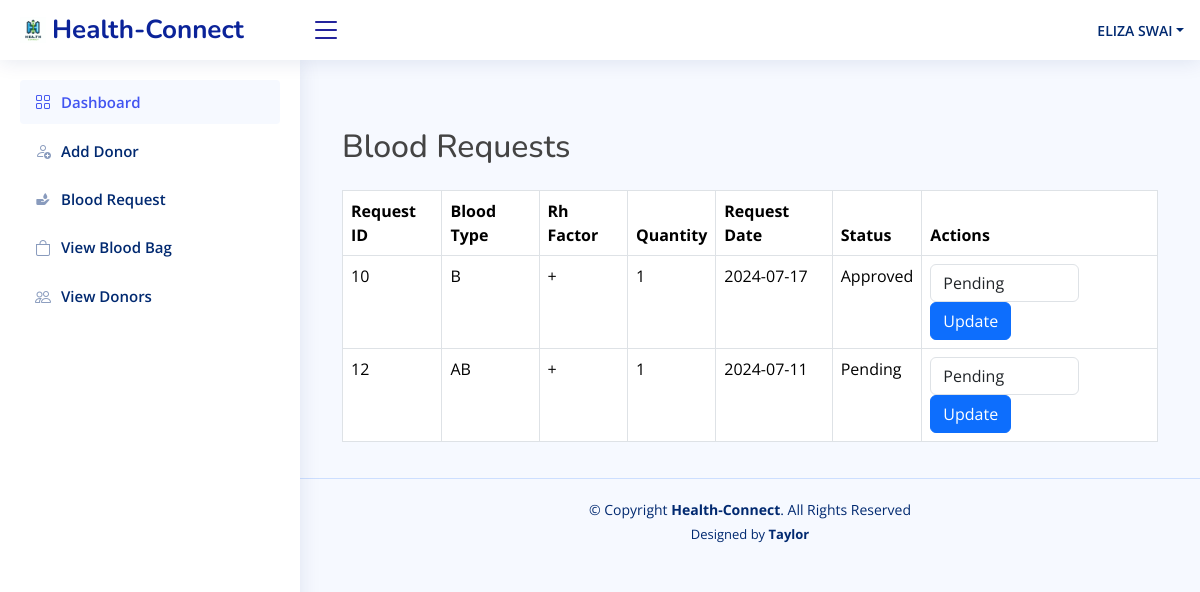
The page /view_requests.php (signed in) on the database its author committed.
### tables this page shows
CREATE TABLE `hospital_staff` (
  `Staff_ID` int(11) NOT NULL,
  `User_ID` int(11) DEFAULT NULL,
  `Hospital_ID` int(11) DEFAULT NULL,
  `Staff_Role` varchar(50) DEFAULT NULL,
  `Department` varchar(50) DEFAULT NULL,
  `firstname` varchar(20) DEFAULT NULL,
  `lastname` varchar(20) DEFAULT NULL,
  `sex` enum('male','female') DEFAULT NULL,
  `email` varchar(255) DEFAULT NULL
);

CREATE TABLE `blood_request` (
  `Request_ID` int(11) NOT NULL,
  `Hospital_ID` int(11) DEFAULT NULL,
  `Blood_Type` enum('A','B','AB','O') NOT NULL,
  `Rh_Factor` enum('+','-') NOT NULL,
  `Quantity` int(11) NOT NULL,
  `Request_Date` date DEFAULT NULL,
  `Request_Status_ID` int(11) DEFAULT NULL
);

CREATE TABLE `request_status` (
  `Request_Status_ID` int(11) NOT NULL,
  `Status_Name` enum('Pending','Approved','Fulfilled','Partially Fulfilled','Cancelled','Expired','Rejected') NOT NULL
);

### view_requests.php (the view, shortened to what this page needs)
<?php
$con = new mysqli("localhost", "root", "", "blood_bank");
$user_id = $_SESSION['user_id'];
$query = $con->prepare("
    SELECT u.username, u.user_type, hs.firstname, hs.lastname, hs.Staff_Role, hs.hospital_id
    FROM user u
    LEFT JOIN hospital_staff hs ON u.user_id = hs.User_ID
    WHERE u.user_id = ?
");
$query->bind_param("i", $user_id);
$query->execute();
$result = $query->get_result();
if ($result->num_rows > 0) {
    $user = $result->fetch_assoc();
    $firstname = $user['firstname'];
    $lastname = $user['lastname'];
    $hospital_id = $user['hospital_id'];
} else {
    header('Location: login.php');
    exit();
}
$query = $con->prepare("
    SELECT br.Request_ID, br.Blood_Type, br.Rh_Factor, br.Quantity, br.Request_Date, rs.Status_Name
    FROM blood_request br
    JOIN request_status rs ON br.Request_Status_ID = rs.Request_Status_ID
    WHERE br.Hospital_ID = ?
");
$query->bind_param("i", $hospital_id);
$query->execute();
$result = $query->get_result();
$requests = [];
if ($result->num_rows > 0) {
    while ($row = $result->fetch_assoc()) {
        $requests[] = $row;
    }
}
?>
<!DOCTYPE html>
<html lang="en">
<head>
  <link href="assets/vendor/bootstrap/css/bootstrap.min.css" rel="stylesheet">
  <link href="assets/vendor/bootstrap-icons/bootstrap-icons.css" rel="stylesheet">
  <link href="assets/vendor/boxicons/css/boxicons.min.css" rel="stylesheet">
  <link href="assets/vendor/quill/quill.snow.css" rel="stylesheet">
  <link href="assets/vendor/quill/quill.bubble.css" rel="stylesheet">
  <link href="assets/vendor/remixicon/remixicon.css" rel="stylesheet">
  <link href="assets/vendor/simple-datatables/style.css" rel="stylesheet">
  <link href="assets/css/style.css" rel="stylesheet">
</head>
<body>
<header id="header" class="header fixed-top d-flex align-items-center">
    <div class="d-flex align-items-center justify-content-between">
      <a href="hospital_dashboard.php" class="logo d-flex align-items-center">
        <img src="assets/img/OIG2.jfif" alt="">
        <span class="d-none d-lg-block">Health-Connect</span>
      </a>
      <i class="bi bi-list toggle-sidebar-btn"></i>
    </div>
    <nav class="header-nav ms-auto">
      <ul class="d-flex align-items-center">
        <li class="nav-item dropdown pe-3">
          <a class="nav-link nav-profile d-flex align-items-center pe-0" href="#" data-bs-toggle="dropdown">
            <span class="d-none d-md-block dropdown-toggle ps-2"><?php echo htmlspecialchars($firstname . ' ' . $lastname); ?></span>
          </a>
        </li>
      </ul>
    </nav>
  </header>
  <aside id="sidebar" class="sidebar">
    <ul class="sidebar-nav" id="sidebar-nav">
      <li class="nav-item">
        <a class="nav-link " href="hospital_dashboard.php">
          <i class="bi bi-grid"></i>
          <span>Dashboard</span>
        </a>
      </li>
      <li class="nav-item">
        <a class="nav-link collapsed" href="add_donor.php">
          <i class="bi bi-person-add"></i>
          <span>Add Donor</span>
        </a>
      </li>
      <li class="nav-item">
        <a class="nav-link collapsed" href="request.php">
          <i class="bx bxs-donate-blood"></i>
          <span>Blood Request</span>
        </a>
      </li>
      <li class="nav-item">
        <a class="nav-link collapsed" href="blood_bag.php">
          <i class="bi bi-bag"></i>
          <span>View Blood Bag</span>
        </a>
      </li>
      <li class="nav-item">
        <a class="nav-link collapsed" href="view_donors.php">
          <i class="bi bi-people"></i>
          <span>View Donors</span>
        </a>
      </li>
    </ul>
  </aside>
  <main id="main" class="main">
    <div class="container mt-5">
    <h2 class="mb-4">Blood Requests</h2>
    <table class="table table-bordered">
        <thead>
            <tr>
                <th>Request ID</th>
                <th>Blood Type</th>
                <th>Rh Factor</th>
                <th>Quantity</th>
                <th>Request Date</th>
                <th>Status</th>
                <th>Actions</th>
            </tr>
        </thead>
        <tbody>
            <?php foreach ($requests as $request): ?>
                <tr>
                    <td><?php echo htmlspecialchars($request['Request_ID']); ?></td>
                    <td><?php echo htmlspecialchars($request['Blood_Type']); ?></td>
                    <td><?php echo htmlspecialchars($request['Rh_Factor']); ?></td>
                    <td><?php echo htmlspecialchars($request['Quantity']); ?></td>
                    <td><?php echo htmlspecialchars($request['Request_Date']); ?></td>
                    <td><?php echo htmlspecialchars($request['Status_Name']); ?></td>
                    <td>
                        <form action="update_request_status.php" method="post" class="d-inline">
                            <select name="statusId" class="form-control d-inline-block" style="width: auto;">
                                <option value="1">Pending</option>
                            </select>
                            <button type="submit" class="btn btn-primary">Update</button>
                        </form>
                    </td>
                </tr>
            <?php endforeach; ?>
        </tbody>
    </table>
</div>
  </main>
  <footer id="footer" class="footer">
    <div class="copyright">
      &copy; Copyright <strong><span>Health-Connect</span></strong>. All Rights Reserved
    </div>
    <div class="credits">
      Designed by <strong>Taylor</strong>
    </div>
  </footer>
</body>
</html>

### assets/css/style.css (style rules this page uses)
:root { scroll-behavior: smooth; }
body { font-family: "Open Sans", sans-serif; background: #f6f9ff; color: #444444; }
a { color: #4154f1; text-decoration: none; }
h1, h2, h3, h4, h5, h6 { font-family: "Nunito", sans-serif; }
#main { margin-top: 60px; padding: 20px 30px; transition: all 0.3s; }
.logo { line-height: 1; }
@media (min-width: 1200px) { .logo { width: 280px; } }
.logo img { max-height: 26px; margin-right: 6px; }
.logo span { font-size: 26px; font-weight: 700; color: #0b2399; font-family: "Nunito", sans-serif; }
.header { transition: all 0.5s; z-index: 997; height: 60px; box-shadow: 0px 2px 20px rgba(1, 41, 112, 0.1); background-color: #fff; padding-left: 20px; }
.header .toggle-sidebar-btn { font-size: 32px; padding-left: 10px; cursor: pointer; color: #1a1a98; }
.header-nav ul { list-style: none; }
.header-nav>ul { margin: 0; padding: 0; }
.header-nav .nav-profile { color: #012970; }
.header-nav .nav-profile span { font-size: 14px; font-weight: 600; }
.sidebar { position: fixed; top: 60px; left: 0; bottom: 0; width: 300px; z-index: 996; transition: all 0.3s; padding: 20px; overflow-y: auto; scrollbar-width: thin; scrollbar-color: #aab7cf transparent; box-shadow: 0px 0px 20px rgba(1, 41, 112, 0.1); background-color: #fff; }
@media (min-width: 1200px) { #main, #footer { margin-left: 300px; } }
.sidebar-nav { padding: 0; margin: 0; list-style: none; }
.sidebar-nav li { padding: 0; margin: 0; list-style: none; }
.sidebar-nav .nav-item { margin-bottom: 5px; }
.sidebar-nav .nav-link { display: flex; align-items: center; font-size: 15px; font-weight: 600; color: #4154f1; transition: 0.3; background: #f6f9ff; padding: 10px 15px; border-radius: 4px; }
.sidebar-nav .nav-link i { font-size: 16px; margin-right: 10px; color: #4154f1; }
.sidebar-nav .nav-link.collapsed { color: #012970; background: #fff; }
.sidebar-nav .nav-link.collapsed i { color: #899bbd; }
.footer { padding: 20px 0; font-size: 14px; transition: all 0.3s; border-top: 1px solid #cddfff; }
.footer .copyright { text-align: center; color: #012970; }
.footer .credits { padding-top: 5px; text-align: center; font-size: 13px; color: #012970; }

### rows shown on the page
hospital_staff: firstname+lastname "ELIZA SWAI"
blood_request: Request_ID "10", Blood_Type "B", Rh_Factor "+", Quantity "1", Request_Date "2024-07-17", Request_Status_ID.Status_Name "Approved"
blood_request: Request_ID "12", Blood_Type "AB", Rh_Factor "+", Quantity "1", Request_Date "2024-07-11", Request_Status_ID.Status_Name "Pending"
